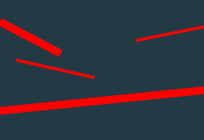
#> input picture task-assets/Screenshot 2023-09-03 143627.png, 204 x 140 px, shrunk from 470 x 323 before the run
$ jupyter execute task3.ipynb
#> lines starting #> are read from the running program, lines starting #| are printed output that depends on the picture; after the words box and inside, x2 and y2 are one past the last pixel; in counts of white or black regions, pixels touching at a corner belong together
# Task 3

[cell 1]
import cv2 as cv
import numpy as np
import matplotlib.pyplot as plt

def display_img(img):
    new_img = cv.cvtColor(img, cv.COLOR_BGR2RGB)
    plt.imshow(new_img)
    plt.show()

def displayImages(img1,img2):
    fig= plt.figure(figsize=(10,20))
    fig.add_subplot(1, 2, 1)
    plt.imshow(img1, cmap='gray')
    plt.axis('off')
    plt.title("First")

    fig.add_subplot(1, 2, 2)
    plt.imshow(img2, cmap='gray')
    plt.axis('off')
    plt.title("Second")
    plt.show()

## Task 3.1

[cell 2]
image = cv.imread('./task-assets/Screenshot 2023-09-03 143627.png')
#> image is the input picture: shape (140, 204, 3); mean B, G, R 61.9, 52.8, 54.7

display_img(image)

hsv_image = cv.cvtColor(image, cv.COLOR_BGR2HSV)
#> hsv_image: shape (140, 204, 3); mean H, S, V 92.3, 136.2, 84.4
# display_img(hsv_image)
lower_red = np.array([0, 100, 100])
upper_red = np.array([10, 255, 255])
# Create a mask to threshold the image for red color
mask = cv.inRange(hsv_image, lower_red, upper_red)
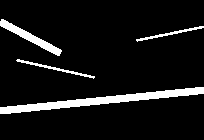
#> mask: shape (140, 204); 8.3% white; 4 white regions, box (x1, y1, x2, y2) and area: (0, 87, 204, 114) 1498, (0, 19, 62, 56) 499, (16, 59, 95, 79) 206, (136, 26, 204, 42) 178
display_img(mask)
#> in display_img (call 2), `new_img = cv.cvtColor(img, cv.COLOR_BGR2RGB)`: new_img: shape (140, 204, 3); 8.3% white; 4 white regions

contours, _ = cv.findContours(mask, cv.RETR_EXTERNAL, cv.CHAIN_APPROX_NONE)
#> contours = 4 contours; box (x1, y1, x2, y2) and area: (0, 87, 204, 114) 1288, (0, 19, 62, 56) 433, (16, 59, 95, 79) 126, (136, 26, 204, 42) 109

# Initialize a variable to store the distance from the bottom border
distance_from_bottom = -1  # Default value if no red line is found

for contour in contours:
    # Get the bounding box of the contour
    # x -> top left corner // y -> top left corner// w -> width of the bounding rectangle // h -> height ....
    x, y, w, h = cv.boundingRect(contour)

    # Calculate the distance from the bottom border
    distance = image.shape[0] - (2*y+ h)//2

    # Check if this is the closest red line to the bottom
    if distance_from_bottom == -1 or distance < distance_from_bottom:
        distance_from_bottom = distance
#> this loop made 4 passes
#> (x, y, w, h, distance, distance_from_bottom) on pass 1: (0, 87, 204, 27, 40, 40)
#> (x, y, w, h, distance) on passes 2 to 4: (16, 59, 79, 20, 71), (136, 26, 68, 16, 106), (0, 19, 62, 37, 103)
#> after the loop, distance_from_bottom = 40

# Check if a red line was found
if distance_from_bottom != -1:
    print(f"Red line detected! Distance from the bottom border: {distance_from_bottom} pixels.")
#| Red line detected! Distance from the bottom border: 40 pixels.
else:
    print("No red line detected in the image.")

cv.drawContours(image, contours, -1, (0, 255, 0), 2)
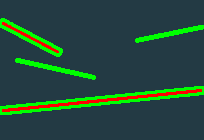
#> image: shape (140, 204, 3); 9.02% of pixels changed, all inside (x1, y1, x2, y2) = (0, 18, 204, 115)
display_img(image)

image.shape
#> Out = (140, 204, 3)

[cell 3]
import tkinter as tk
from tkinter import colorchooser

def pick_color():
    color = colorchooser.askcolor(title="Pick a Color")
    if color[1]:  # Check if a color was chosen
        selected_color_label.config(bg=color[1])
        selected_color_label.config(text=color[1])

# Create the main application window
app = tk.Tk()
app.title("Color Picker")

# Create a label to display the selected color
selected_color_label = tk.Label(app, text="Selected Color", padx=20, pady=10)
selected_color_label.pack()

# Create a button to open the color picker dialog
pick_color_button = tk.Button(app, text="Pick a Color", command=pick_color)
pick_color_button.pack()

# Run the application
app.mainloop()

## Task 3.2

[cell 4]
# what is wrongggggggggggggggggggggggggggggggggggggggggggggggggggggggggggggggggggggggggggggggggggggggggggggggggggggggggggggggggggggg!!
# swipe downnnnnnn to see the right output
img = cv.imread('./task-assets/Ttpvb.jpg')
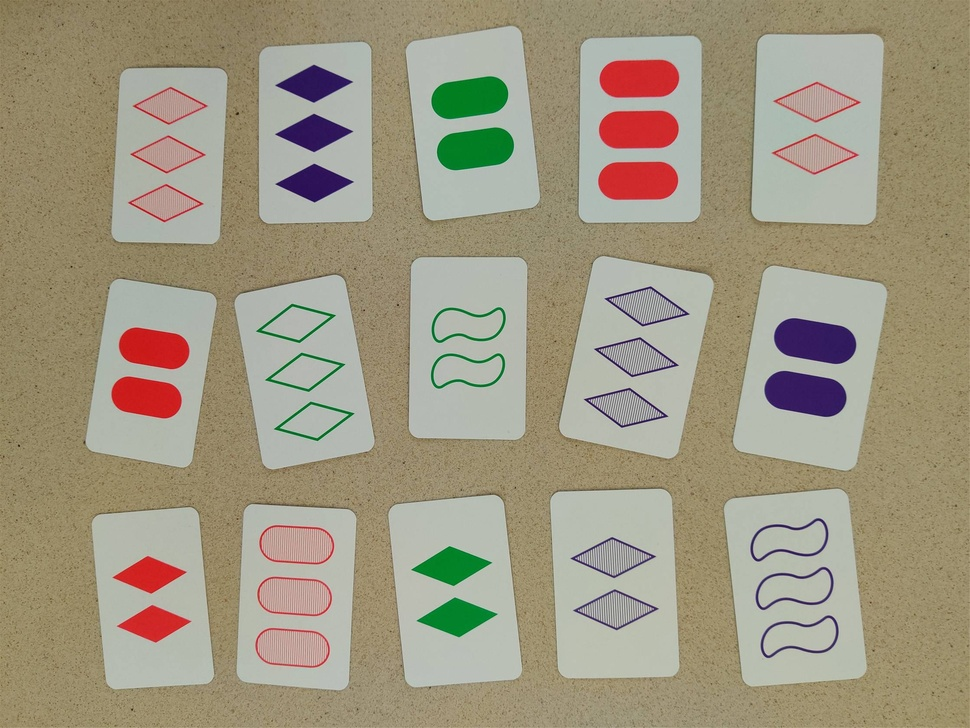
#> input picture task-assets/Ttpvb.jpg, 970 x 728 px, shrunk from 2237 x 1678 before the run
#> img is the input picture: shape (728, 970, 3); mean B, G, R 129.3, 151.1, 159.3
display_img(img)
img=cv.GaussianBlur(img,(3,3), 100)
gray = cv.cvtColor(img, cv.COLOR_BGR2GRAY)
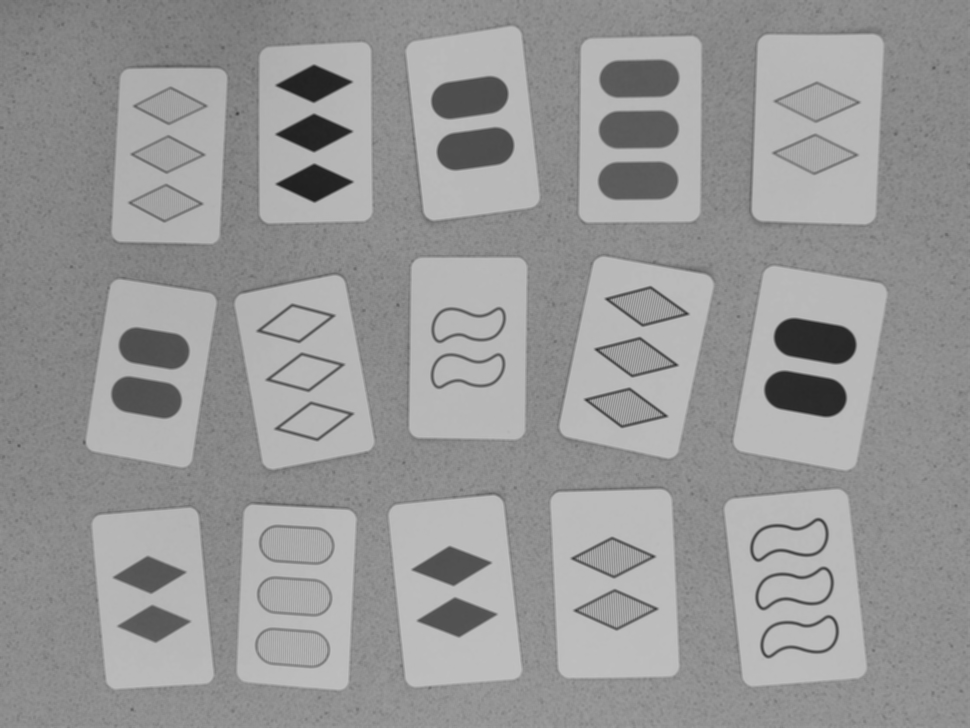
#> gray: shape (728, 970); min 32, max 192, mean 151.1
display_img(gray)

_, thresh = cv.threshold(gray, 161, 255, cv.THRESH_BINARY)
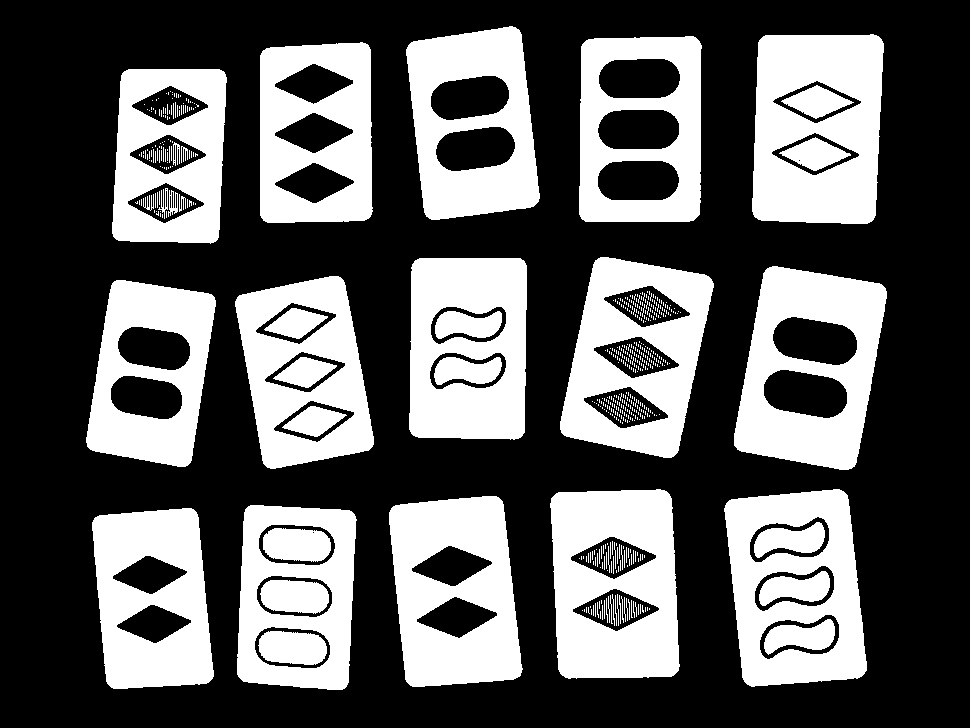
#> thresh: shape (728, 970); 36.8% white; 568 white regions (520 under 20 px), largest, box (x1, y1, x2, y2) and area: (752, 34, 884, 224) 19416, (550, 489, 680, 679) 18757, (389, 496, 523, 687) 17874
display_img(thresh)
#> in display_img (call 6), `new_img = cv.cvtColor(img, cv.COLOR_BGR2RGB)`: new_img: shape (728, 970, 3); 36.8% white; 568 white regions (520 under 20 px)

# canny = cv.Canny(thresh, 160, 255)
# display_img(canny)
contours, _ = cv.findContours(thresh, cv.RETR_EXTERNAL, cv.CHAIN_APPROX_SIMPLE)
#> contours = 15 contours; largest, box (x1, y1, x2, y2) and area: (734, 266, 887, 470) 23417, (724, 489, 867, 687) 23262, (752, 34, 884, 224) 23018, (550, 489, 680, 679) 22324, (560, 257, 714, 458) 22274

print(len(contours))
#| 15
for i, contour in enumerate(contours):
    mask = np.zeros(img.shape[:2], np.uint8)
    x, y, w, h = cv.boundingRect(contour) #draw a rectangle around the contour
    mask[y:y+h,x:x+w] = 255 # make a mask that
    cv.drawContours(mask, [contour],-1, (0,255,0), 2)
    # Show mask
    plt.imshow(mask, cmap='gray')
    plt.show()
    masked = cv.bitwise_and(img, img, mask=mask)
    # Show image
    plt.imshow(masked)
    plt.title(i)
    plt.show()
#> this loop made 15 passes
#> (x, y, w, h) on passes 1 to 12: (92, 508, 122, 181), (237, 505, 120, 185), (389, 496, 134, 191), (724, 489, 143, 198), (550, 489, 130, 190), (86, 280, 130, 187), (235, 276, 139, 193), (734, 266, 153, 204), (409, 258, 118, 182), (560, 257, 154, 201), (112, 69, 115, 175), (260, 42, 113, 181)
#> pass 1, `plt.show()`:
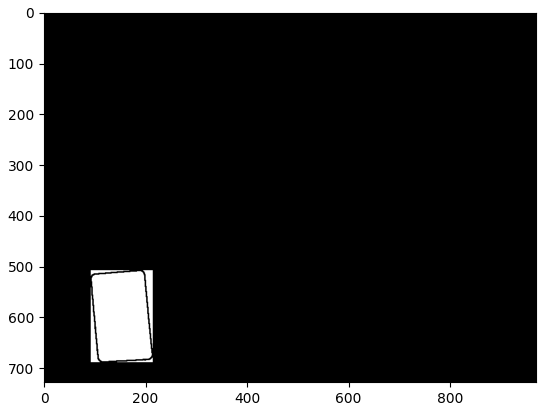
#> figure drawn by matplotlib, 1 panel
#> pass 1, `masked = cv.bitwise_and(img, img, mask=mask)`:
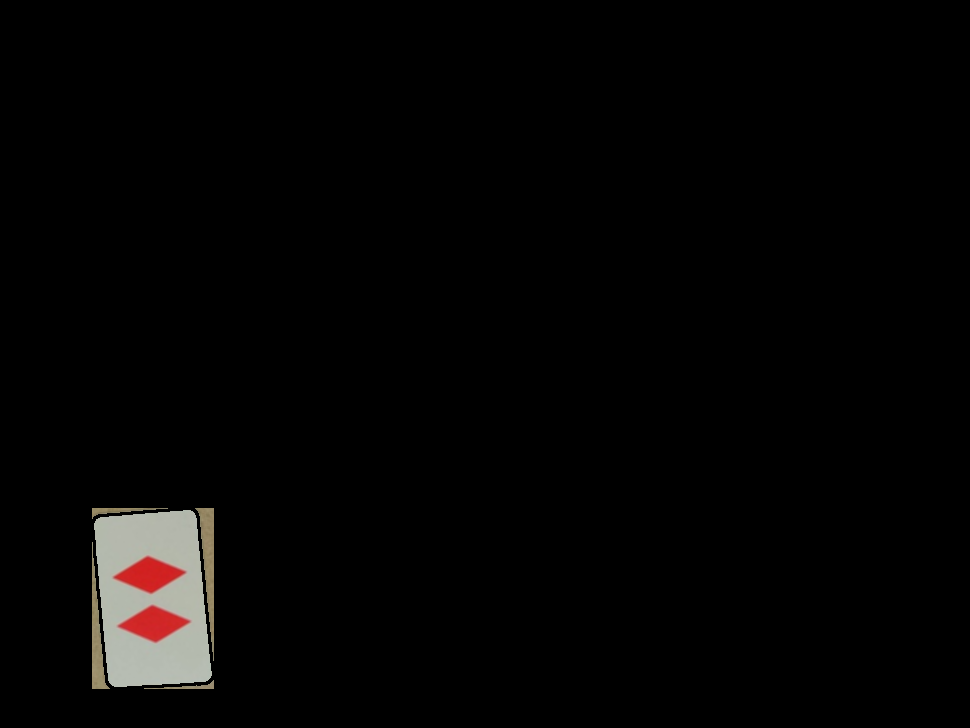
#> masked: shape (728, 970, 3); mean B, G, R 4.2, 4.6, 5.2
#> pass 2, `masked = cv.bitwise_and(img, img, mask=mask)`:
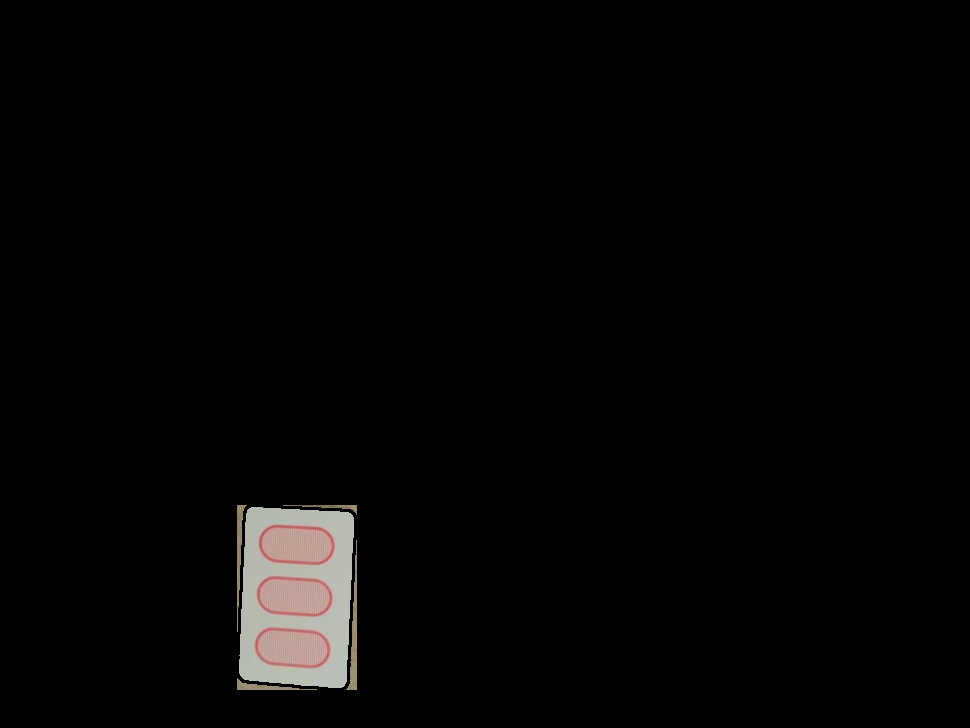
#> masked: shape (728, 970, 3); mean B, G, R 4.6, 4.9, 5.4
#> pass 3, `masked = cv.bitwise_and(img, img, mask=mask)`:
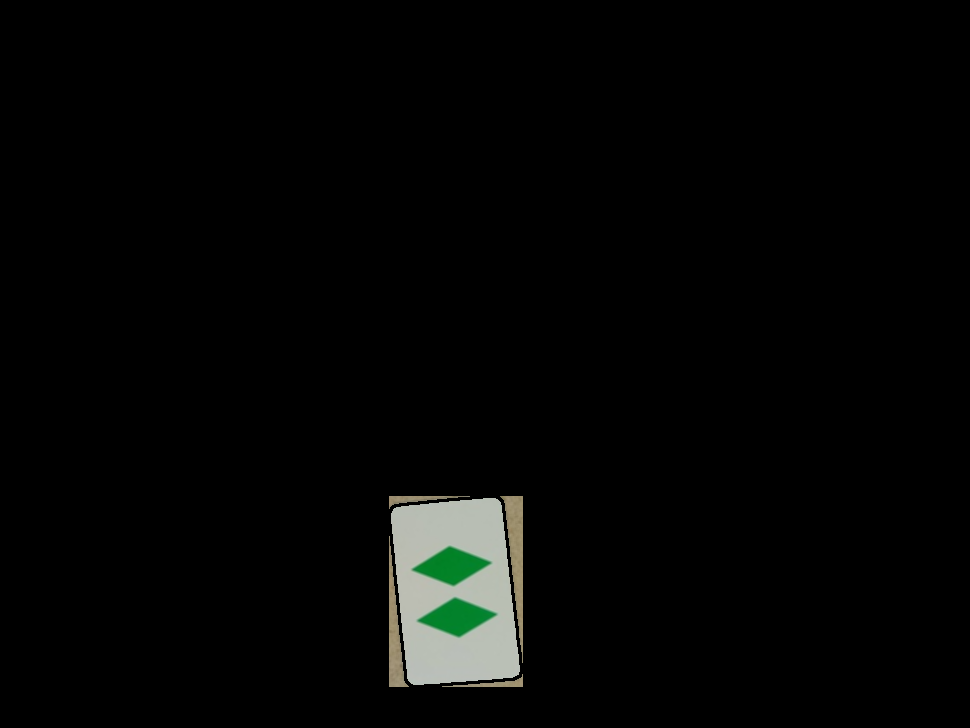
#> masked: shape (728, 970, 3); mean B, G, R 5.1, 5.9, 5.2
#> after the loop:
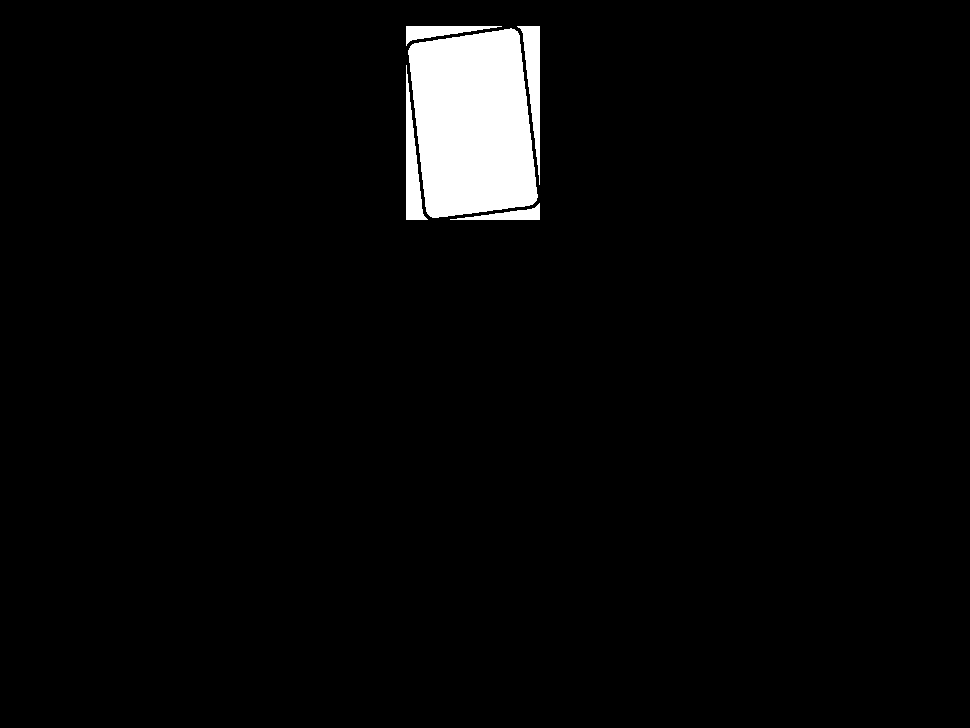
#> mask: shape (728, 970); 3.4% white; 5 white regions, box (x1, y1, x2, y2) and area: (408, 28, 538, 218) 19868, (517, 26, 540, 185) 1500, (406, 65, 428, 220) 1424, (406, 26, 502, 46) 776, (450, 203, 540, 220) 594

# display_img(image_copy5)
